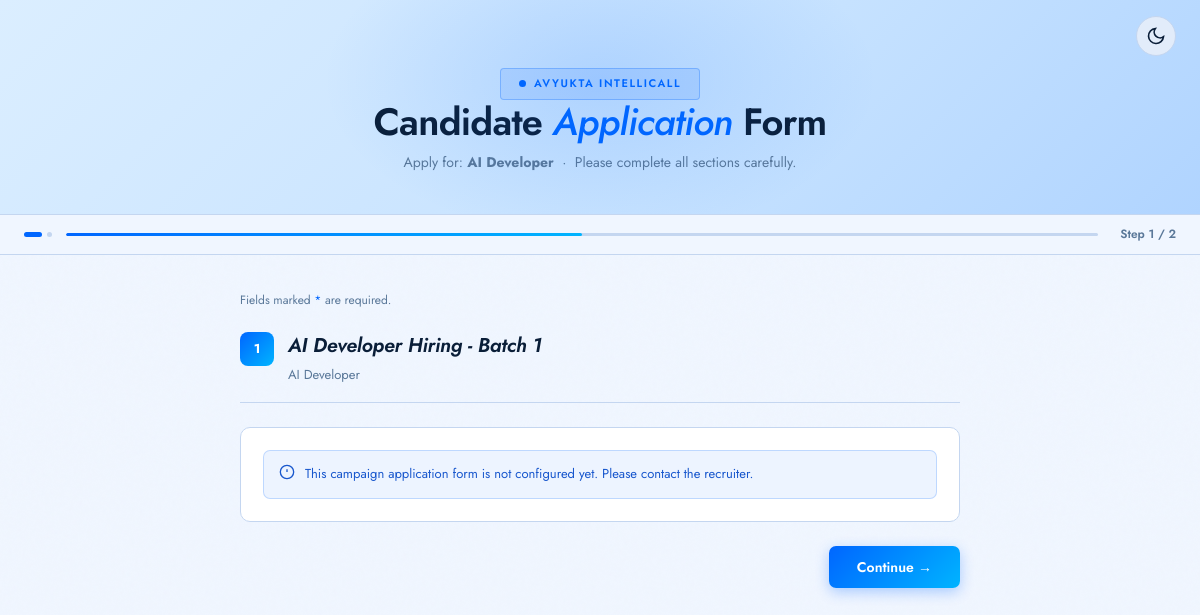
The page /apply.php?campaign_id=1 on the database its author committed.
### tables this page shows
CREATE TABLE IF NOT EXISTS organizations (
    id INT AUTO_INCREMENT PRIMARY KEY,
    name VARCHAR(255) NOT NULL,
    logo_url TEXT,
    is_active TINYINT DEFAULT 1,
    created_at TIMESTAMP DEFAULT CURRENT_TIMESTAMP
);

CREATE TABLE IF NOT EXISTS campaigns (
    id INT AUTO_INCREMENT PRIMARY KEY,
    org_id INT NOT NULL,
    created_by INT NOT NULL,
    name VARCHAR(255) NOT NULL,
    job_role VARCHAR(255),
    description TEXT,
    share_token VARCHAR(64) UNIQUE,
    start_date DATE NULL,
    end_date DATE NULL,
    integration_type ENUM('none','crm','google_sheet') DEFAULT 'none',
    integration_endpoint TEXT NULL,
    el_agent_id VARCHAR(150),
    passing_score INT DEFAULT 70,
    max_duration_minutes INT DEFAULT 15,
    num_questions INT DEFAULT 6,
    language ENUM('english','hinglish','hindi') DEFAULT 'english',
    status ENUM('draft','active','paused','completed') DEFAULT 'draft',
    created_at TIMESTAMP DEFAULT CURRENT_TIMESTAMP
);

### includes/db.php (called while the page is built, shortened)
<?php
function get_db() {
    static $conn = null;
    if ($conn === null) {
        $conn = new mysqli(DB_HOST, DB_USER, DB_PASS, DB_NAME);
        $conn->set_charset('utf8mb4');
    }
    return $conn;
}
function db_fetch_all($sql, $params = [], $types = '') {
    $db = get_db();
    if (empty($params)) {
        $result = $db->query($sql);
        return $result ? $result->fetch_all(MYSQLI_ASSOC) : [];
    }
    $stmt = $db->prepare($sql);
    $stmt->bind_param($types, ...$params);
    $stmt->execute();
    return $stmt->get_result()->fetch_all(MYSQLI_ASSOC);
}
function db_fetch_one($sql, $params = [], $types = '') {
    $rows = db_fetch_all($sql, $params, $types);
    return $rows[0] ?? null;
}

### apply.php (the view, shortened to what this page needs)
<?php
require_once __DIR__ . '/includes/db.php';
$campaign_id = (int)($_GET['campaign_id'] ?? 0);
$token       = trim($_GET['c'] ?? $_GET['t'] ?? '');
$campaign = null;
if ($campaign_id) {
    $campaign = db_fetch_one(
        "SELECT * FROM campaigns WHERE id=? AND status='active'",
        [$campaign_id],
        'i'
    );
}
$org = null;
if ($campaign) {
    $org = db_fetch_one(
        "SELECT * FROM organizations WHERE id=?",
        [$campaign['org_id']],
        'i'
    );
}
$org_name  = $org['name'] ?? 'HireAI';
$job_role  = $campaign['job_role'] ?? ($campaign['name'] ?? 'Open Position');
$application_fields = $campaign_id ? db_fetch_all("SELECT * FROM application_fields WHERE campaign_id=? AND is_active=1 ORDER BY order_no,id", [$campaign_id], 'i') : [];
$is_dynamic_apply = true;
?>
<!DOCTYPE html>
<html lang="en" data-theme="light">
<head>
</head>
<body>
<div class="header">
  <button class="theme-toggle" onclick="toggleTheme()" aria-label="Toggle Theme">
    <svg class="icon-moon" fill="none" stroke="currentColor" stroke-width="2" viewBox="0 0 24 24" width="20" height="20"><path d="M21 12.79A9 9 0 1 1 11.21 3 7 7 0 0 0 21 12.79z"/></svg>
  </button>
  <div class="logo-badge"><div class="logo-dot"></div> <?=htmlspecialchars($org_name)?></div>
  <h1>Candidate <em>Application</em> Form</h1>
  <p class="header-sub">Apply for: <strong><?=htmlspecialchars($job_role)?></strong> &nbsp;·&nbsp; Please complete all sections carefully.</p>
</div>
<div class="progress-wrap">
  <div class="step-dots" id="stepDots"></div>
  <div class="progress-bar-bg"><div class="progress-bar-fill" id="progressBar"></div></div>
  <div class="progress-label" id="progressLabel">Step 1 / 9</div>
</div>
<div class="container">
  <p class="required-note">Fields marked <span>*</span> are required.</p>
<?php if ($is_dynamic_apply): ?>
  <div class="section active" id="section-1">
    <div class="section-header">
      <div class="section-num">1</div>
      <div>
        <div class="section-title"><?= htmlspecialchars($campaign['name'] ?? 'Application Form') ?></div>
        <div class="section-desc"><?= htmlspecialchars($campaign['job_role'] ?? 'Please complete the form below.') ?></div>
      </div>
    </div>
    <div class="card">
      <?php if (empty($application_fields)): ?>
        <div class="info-box" style="margin:0">
          <svg width="16" height="16" fill="none" stroke="currentColor" stroke-width="2" viewBox="0 0 24 24"><circle cx="12" cy="12" r="10"/><line x1="12" y1="8" x2="12" y2="12"/><line x1="12" y1="16" x2="12.01" y2="16"/></svg>
          <div>This campaign application form is not configured yet. Please contact the recruiter.</div>
        </div>
      <?php endif; ?>
    </div>
    <div class="nav-bar"><div></div><button class="btn btn-primary" onclick="nextSection(1)" <?= empty($application_fields) ? 'disabled' : '' ?>>Continue →</button></div>
  </div>
<?php endif; ?>
</div>
</body>
</html>

### rows shown on the page
organizations: name "AVYUKTA INTELLICALL"
campaigns: job_role "AI Developer", name "AI Developer Hiring - Batch 1"
